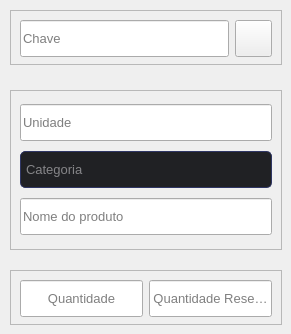
             <widget class="QWidget" name="page">
              <widget class="QFrame" name="frame_quantidade">
               <property name="geometry">
                <rect>
                 <x>10</x>
                 <y>270</y>
                 <width>272</width>
                 <height>55</height>
                </rect>
               </property>
               <property name="frameShape">
                <enum>QFrame::StyledPanel</enum>
               </property>
               <property name="frameShadow">
                <enum>QFrame::Raised</enum>
               </property>
               <layout class="QHBoxLayout" name="horizontalLayout_13">
                <item>
                 <widget class="QLineEdit" name="lineEdit_quantidade">
                  <property name="minimumSize">
                   <size>
                    <width>0</width>
                    <height>37</height>
                   </size>
                  </property>
                  <property name="font">
                   <font>
                    <pointsize>10</pointsize>
                   </font>
                  </property>
                  <property name="alignment">
                   <set>Qt::AlignCenter</set>
                  </property>
                  <property name="placeholderText">
                   <string>Quantidade</string>
                  </property>
                 </widget>
                </item>
                <item>
                 <widget class="QLineEdit" name="lineEdit_quantidade_reserva">
                  <property name="minimumSize">
                   <size>
                    <width>0</width>
                    <height>37</height>
                   </size>
                  </property>
                  <property name="font">
                   <font>
                    <pointsize>10</pointsize>
                   </font>
                  </property>
                  <property name="alignment">
                   <set>Qt::AlignCenter</set>
                  </property>
                  <property name="placeholderText">
                   <string>Quantidade Reserva</string>
                  </property>
                 </widget>
                </item>
               </layout>
              </widget>
              <widget class="QFrame" name="frame_chave_qrcode">
               <property name="geometry">
                <rect>
                 <x>10</x>
                 <y>10</y>
                 <width>272</width>
                 <height>55</height>
                </rect>
               </property>
               <property name="frameShape">
                <enum>QFrame::StyledPanel</enum>
               </property>
               <property name="frameShadow">
                <enum>QFrame::Raised</enum>
               </property>
               <layout class="QHBoxLayout" name="horizontalLayout_11">
                <item>
                 <widget class="QLineEdit" name="lineEdit_chave">
                  <property name="minimumSize">
                   <size>
                    <width>0</width>
                    <height>37</height>
                   </size>
                  </property>
                  <property name="font">
                   <font>
                    <pointsize>10</pointsize>
                   </font>
                  </property>
                  <property name="placeholderText">
                   <string>Chave</string>
                  </property>
                 </widget>
                </item>
                <item>
                 <widget class="QPushButton" name="btn_chave_qrcode">
                  <property name="minimumSize">
                   <size>
                    <width>37</width>
                    <height>37</height>
                   </size>
                  </property>
                  <property name="maximumSize">
                   <size>
                    <width>37</width>
                    <height>37</height>
                   </size>
                  </property>
                  <property name="text">
                   <string/>
                  </property>
                  <property name="icon">
                   <iconset>
                    <normaloff>../../../images/svg_icons/icon_qr_code.svg</normaloff>../../../images/svg_icons/icon_qr_code.svg</iconset>
                  </property>
                  <property name="iconSize">
                   <size>
                    <width>22</width>
                    <height>22</height>
                   </size>
                  </property>
                 </widget>
                </item>
               </layout>
              </widget>
              <widget class="QFrame" name="frame_continer_prima_info">
               <property name="geometry">
                <rect>
                 <x>10</x>
                 <y>90</y>
                 <width>272</width>
                 <height>160</height>
                </rect>
               </property>
               <property name="frameShape">
                <enum>QFrame::StyledPanel</enum>
               </property>
               <property name="frameShadow">
                <enum>QFrame::Raised</enum>
               </property>
               <layout class="QVBoxLayout" name="verticalLayout_7">
                <item>
                 <widget class="QLineEdit" name="lineEdit_unidade">
                  <property name="minimumSize">
                   <size>
                    <width>0</width>
                    <height>37</height>
                   </size>
                  </property>
                  <property name="font">
                   <font>
                    <pointsize>10</pointsize>
                   </font>
                  </property>
                  <property name="placeholderText">
                   <string>Unidade</string>
                  </property>
                  <property name="clearButtonEnabled">
                   <bool>false</bool>
                  </property>
                 </widget>
                </item>
                <item>
                 <widget class="PyEditableComboBox" name="combo_box_categoria">
                  <property name="minimumSize">
                   <size>
                    <width>0</width>
                    <height>37</height>
                   </size>
                  </property>
                  <property name="font">
                   <font>
                    <pointsize>10</pointsize>
                   </font>
                  </property>
                  <property name="cursor">
                   <cursorShape>PointingHandCursor</cursorShape>
                  </property>
                  <property name="styleSheet">
                   <string notr="true">QComboBox , QLineEdit{
    border: 1px solid rgb(47, 54, 100);
    border-radius: 5px;
    padding-left: 5px;
    padding-right: -187px;
	color: rgb(133, 133, 136);
    background-color: rgb(32, 33, 36);
    text-align: left;
}

QComboBox:hover {
	background-color: rgb(30, 31, 34);
}

QComboBox:pressed , QComboBox:focus{
    background-color: rgb(37, 39, 42);
    border-bottom: 1px solid rgba(0, 0, 0, 0.073);
	color: rgb(133, 133, 136);
}

QComboBox:disabled {
	color: rgb(133, 133, 136);
    background: rgba(249, 249, 249, 0.3);
    border: 1px solid rgba(0, 0, 0, 0.06);
    border-bottom: 1px solid rgba(0, 0, 0, 0.06);
}
                        
QComboBox::drop-down {
	border-top-right-radius: 5px;
	border-bottom-right-radius: 5px;
	width: 34px; }

QComboBox QAbstractItemView {
	color: rgb(133, 133, 136);
	background-color: rgb(23, 24, 26);
	padding: 10px;
	selection-background-color: rgb(195, 155, 255);
	border: 2px solid  rgb(47, 54, 100);
	border-radius:5px;}</string>
                  </property>
                  <property name="editable">
                   <bool>false</bool>
                  </property>
                  <property name="currentText">
                   <string/>
                  </property>
                  <property name="currentIndex">
                   <number>-1</number>
                  </property>
                  <property name="minimumContentsLength">
                   <number>0</number>
                  </property>
                  <property name="placeholderText">
                   <string>Categoria</string>
                  </property>
                  <property name="duplicatesEnabled">
                   <bool>false</bool>
                  </property>
                  <item>
                   <property name="text">
                    <string>New Item</string>
                   </property>
                  </item>
                  <item>
                   <property name="text">
                    <string>New Item</string>
                   </property>
                  </item>
                  <item>
                   <property name="text">
                    <string>New Item</string>
                   </property>
                  </item>
                 </widget>
                </item>
                <item>
                 <widget class="QLineEdit" name="lineEdit_nome_produto">
                  <property name="minimumSize">
                   <size>
                    <width>0</width>
                    <height>37</height>
                   </size>
                  </property>
                  <property name="font">
                   <font>
                    <pointsize>10</pointsize>
                   </font>
                  </property>
                  <property name="placeholderText">
                   <string>Nome do produto</string>
                  </property>
                 </widget>
                </item>
               </layout>
              </widget>
             </widget>
